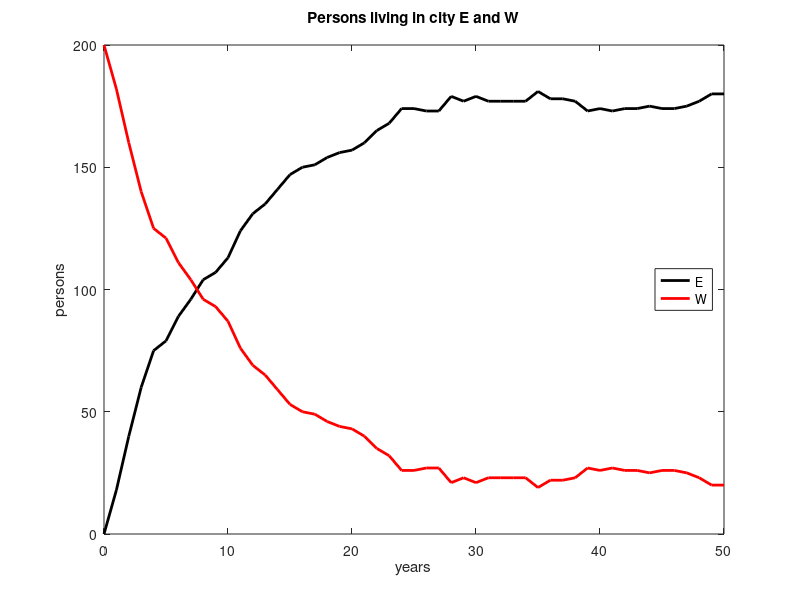

MATLAB code to generate this figure:
clear all

tic

a = 0.1;
b = 0.01;

Prob = @(a,b) [1-a a;b 1-b];

ny = 50;
N = 200;
P = Prob(a,b);
city = zeros(N,ny+1);

cs = [0 1];% E=0; W=1

city(:,1) = cs(1);
tE = 0;

for j = 1:N
    for i = 2:(ny+1)
        p = rand();
        if(city(j,i-1)==cs(1) && p>=P(1,1))
            city(j,i)=cs(2);
        elseif(city(j,i-1)==cs(2) && p>=P(2,2))
            city(j,i)=cs(1);
        else
            city(j,i)=city(j,i-1);
        end
    end
    if(city(j,end)==cs(1)) tE +=1; end
end

sc = sum(city);
avE = sc;
avW = abs(N-sc);

toc

plot((0:ny),avE,'linewidth',2,'-k');hold on
plot((0:ny),avW,'linewidth',2,'-r');hold off
title(sprintf('Persons living in city %c and %c\n',char(69),char(87)));
xlabel('years');ylabel('persons');
legend('E','W','location','east');
ylim([0 N]);

fprintf('Persons living in E = %d\n',tE);
fprintf('Persons living in W = %d\n',N-tE);
